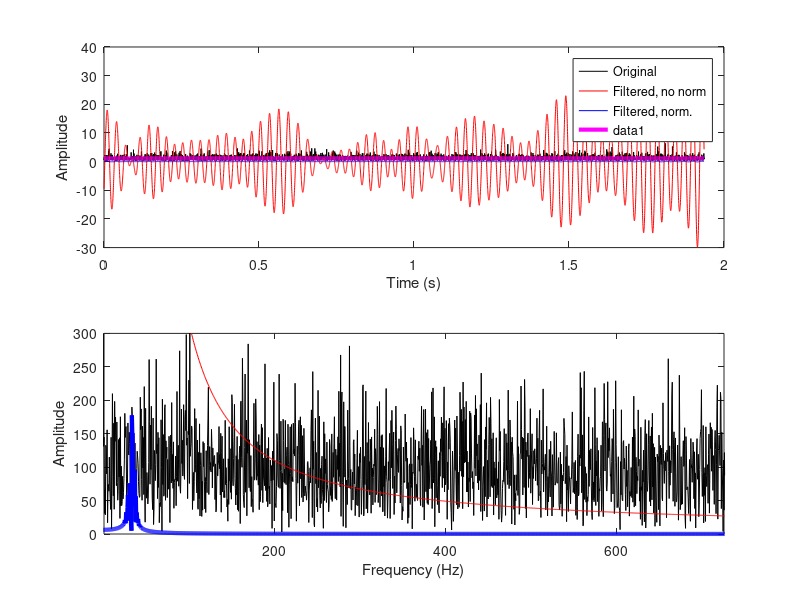
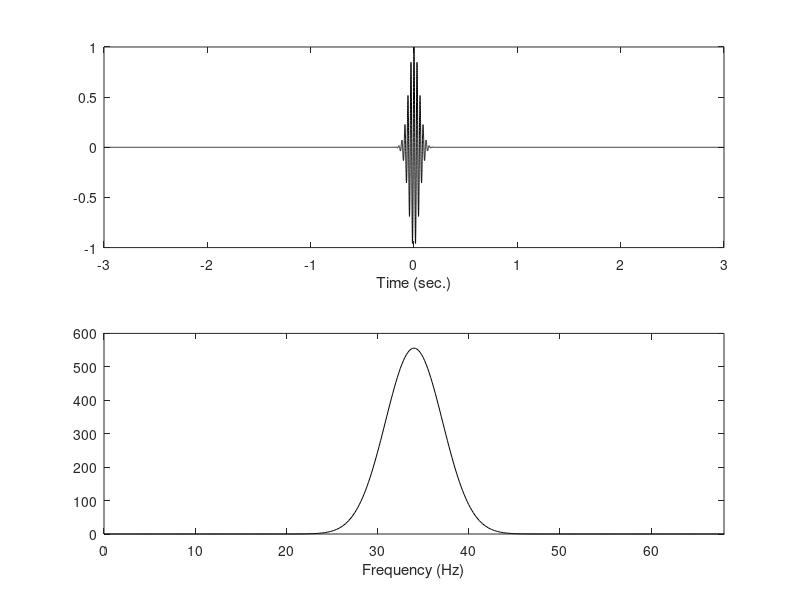

These charts were generated, in order, by the following MATLAB code:
%% Wavelet convolution for narrowband filtering
%%
% Simulation parameters
srate = 4352; % hz
npnts = 8425;
time  = (0:npnts-1)/srate;
hz    = linspace(0,srate/2,floor(npnts/2)+1);

% Pure noise signal
signal = exp( .5*randn(1,npnts) );

% Let's see what it looks like
figure(1), clf
subplot(211)
plot(time,signal,'k')
xlabel('Time (s)'), ylabel('Amplitude')

% In the frequency domain
signalX = 2*abs(fft(signal));
subplot(212)
plot(hz,signalX(1:length(hz)),'k')
set(gca,'xlim',[1 srate/6])
xlabel('Frequency (Hz)'), ylabel('Amplitude')

%% Create and inspect the Morlet wavelet
% Wavelet parameters
ffreq = 34; % filter frequency in Hz
fwhm  = .12; % full-width at half-maximum in seconds
wavtime = -3:1/srate:3; % wavelet time vector (same sampling rate as signal!)

% Create the wavelet
morwav = cos(2*pi*ffreq*wavtime) .* exp( -(4*log(2)*wavtime.^2) / fwhm.^2 );

% Amplitude spectrum of wavelet
% (note that the wavelet needs its own hz because different length)
wavehz = linspace(0,srate/2,floor(length(wavtime)/2)+1);
morwavX = 2*abs(fft(morwav));

% Plot it!
figure(2), clf
subplot(211)
plot(wavtime,morwav,'k')
xlabel('Time (sec.)')

subplot(212)
plot(wavehz,morwavX(1:length(wavehz)),'k')
set(gca,'xlim',[0 ffreq*2])
xlabel('Frequency (Hz)')

%% Now for convolution
convres = conv(signal,morwav,'same');

% Show in the time domain
figure(1)
subplot(211), hold on
plot(time,convres,'r')

% And in the frequency domain
subplot(212), hold on
convresX = 2*abs(fft(convres));
plot(hz,convresX(1:length(hz)),'r')

%%% Time-domain wavelet normalization is... annoying and difficult.
%%% Let's do it in the frequency domain

%% "Manual" convolution
nConv = npnts + length(wavtime) - 1;
halfw = floor(length(wavtime)/2)+1;

% Spectrum of wavelet
morwavX = fft(morwav,nConv);

% Now normalize in the frequency domain
morwavX = morwavX ./ max(morwavX);
% also equivalent:
% morwavX = (abs(morwavX)./max(abs(morwavX))) .* exp(1i*angle(morwavX));

% Now for the rest of convolution
convres = ifft( morwavX .* fft(signal,nConv) );
convres = real( convres(halfw:end-halfw+1) );

%%
figure(1), subplot(211)
plot(time,convres,'b')
legend({'Original','Filtered, no norm','Filtered, norm.'})

subplot(212)
convresX = 2*abs(fft(convres));
plot(hz,convresX(1:length(hz)),'b','linew',3)
set(gca,'ylim',[0 300])

%% To preserve DC offset, compute and add back
convres = convres + mean(signal);
figure(1), subplot(211)
plot(time,convres,'m','linew',3)

%% end.